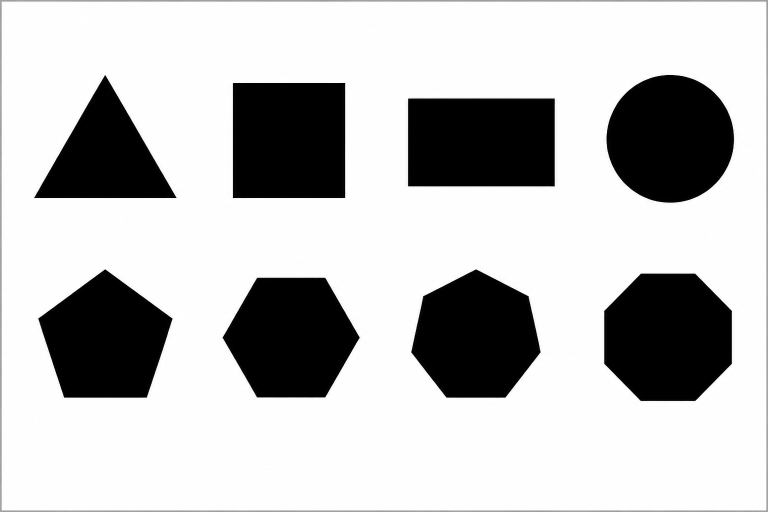
#> input picture images/shapes.png, 1536 x 1024 px, found by its file name (shown at 1/2 size)
$ python main.py
#> lines starting #> are read from the running program, lines starting #| are printed output that depends on the picture; after the words box and inside, x2 and y2 are one past the last pixel; in counts of white or black regions, pixels touching at a corner belong together
import cv2

# Read Image
img = cv2.imread("Projects/Shape-Detection-System/images/shapes.png")
#> img is the input picture: shape (1024, 1536, 3); mean B, G, R 190.1, 190.1, 190.2

if img is None:
  print("Error: Image not found!")
  exit()


# Copy image for drawing
output = img.copy()


# Convert to Grayscale
gray = cv2.cvtColor(img, cv2.COLOR_BGR2GRAY)


# Apply Gaussian Blur
blur = cv2.GaussianBlur(gray, (5, 5), 0)


# Apply Threshold
_, thresh = cv2.threshold(blur, 127, 255, cv2.THRESH_BINARY_INV)
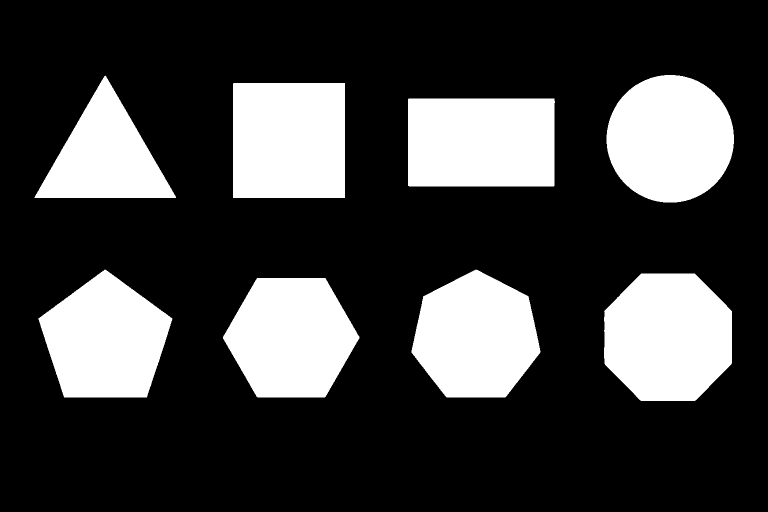
#> thresh: shape (1024, 1536) (shown at 1/2 size); 24.7% white; 8 white regions


# Find Contours
contours, _ = cv2.findContours(thresh, cv2.RETR_EXTERNAL, cv2.CHAIN_APPROX_SIMPLE)
#> contours = 8 contours; box (x1, y1, x2, y2) and area: (1208, 547, 1464, 802) 53741, (816, 197, 1110, 373) 51102, (466, 166, 690, 396) 51066, (1213, 150, 1468, 405) 50676, (446, 556, 719, 795) 48674, (823, 539, 1081, 795) 48628, (77, 539, 345, 795) 47162, (69, 151, 352, 396) 34805
shape_count = 0


# Process Every Contour
for contour in contours:

    #Ignore tine noise
    area = cv2.contourArea(contour)

    if area < 500:
       continue

    shape_count += 1

    perimeter = cv2.arcLength(contour, True)

    # Approximate contour
    epsilon = 0.02 * perimeter

    approx = cv2.approxPolyDP(contour, epsilon, True)
    corners = len(approx)

    # Bounding Rectangle
    x, y, w, h = cv2.boundingRect(approx)

    # Detect Shape
    if corners == 3:
       shape = "Triangle"
    elif corners == 4:
        aspect_ratio = w / float(h)
        if 0.95 <= aspect_ratio <= 1.05:
            shape = "Square"
        else:
           shape = "Rectangle"
    elif corners == 5:
        shape = "Pentagon"
    elif corners == 6:
        shape = "Hexagon"
    else:
       shape = "Circle"


    #Draw Contour
    cv2.drawContours(output, [approx], -1, (255, 0, 0), 3)

    # Draw Bounding Rectangle
    cv2.rectangle(output, (x, y), (x + w, y + h), (0, 255, 0), 2)

    # Display Shape Name
    cv2.putText(output, shape, (x, y - 10), cv2.FONT_HERSHEY_SIMPLEX, 0.7, (0, 0, 255), 2)

    # Display Number of Corners
    cv2.putText( output, f"Corners: {corners}", (x, y + h + 20), cv2.FONT_HERSHEY_SIMPLEX, 0.5, (255, 255, 0), 2)


    # Print Information
    print("=" * 40)
    print(f"Shape {shape_count}")
    print(f"Detected Shape : {shape}")
    print(f"Corners        : {corners}")
    print(f"Area           : {area:.2f}")
    print(f"Perimeter      : {perimeter:.2f}")
#> this loop made 8 passes
#> (area, perimeter, epsilon, approx, corners, x, y, w) on passes 5 to 6: (51101.5, 933.1, 18.66, [[816, 198], [816, 371], [1108, 371], [1108, 197]], 4, 816, 197, 293), (51066.5, 903.4, 18.07, [[467, 166], [466, 395], [689, 395], [689, 166]], 4, 466, 166, 224)
#> (area, perimeter, epsilon, approx, corners, x, y, w) on pass 7: (34805, 886.8, 17.74, [[351, 393], [210, 151], [69, 395]], 3, 69, 151, 283)
#> (printed output is left out)
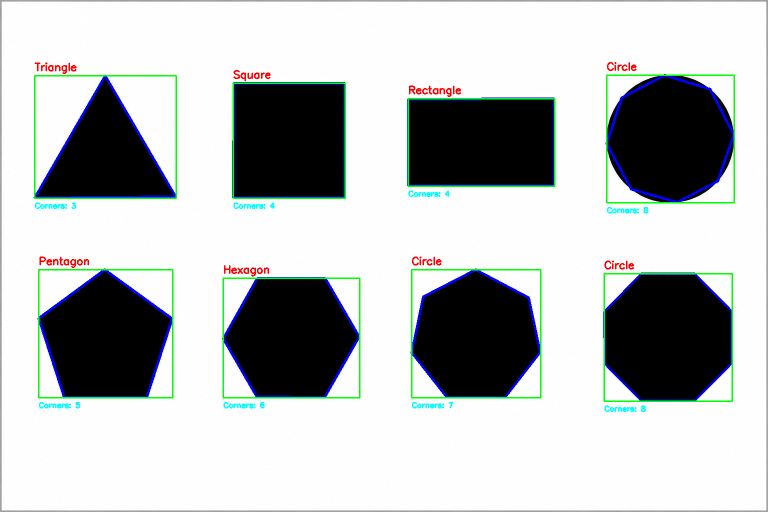
#> output: shape (1024, 1536, 3) (shown at 1/2 size); 3.61% of pixels changed, all inside (x1, y1, x2, y2) = (67, 124, 1470, 824)
#> after the loop, shape_count = 8

print("=" * 40)
print(f"Total Shapes Detected : {shape_count}")
#| Total Shapes Detected : 8


# Save Output
cv2.imwrite("Projects/Shape-Detection-System/output/result.png", output)

# Show Images
size = (600, 400)

cv2.imshow("Original", cv2.resize(img, size))
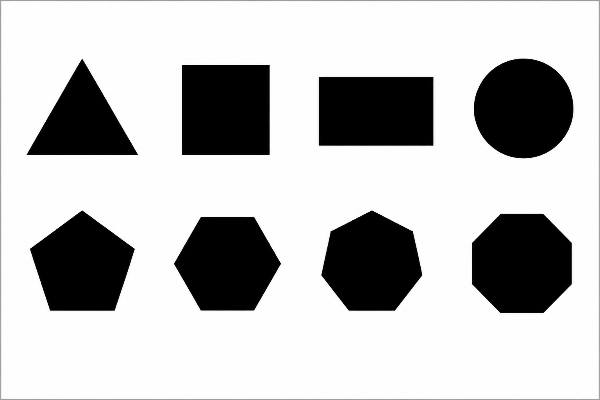
#> window 'Original': shape (400, 600, 3); mean B, G, R 190.2, 190.1, 190.2
cv2.imshow("Gray", cv2.resize(gray, size))
cv2.imshow("Blur", cv2.resize(blur, size))
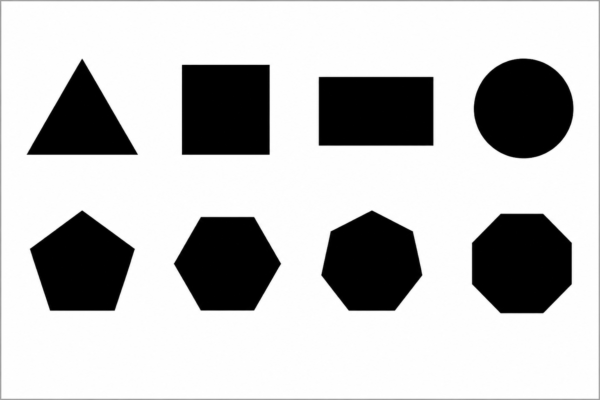
#> window 'Blur': shape (400, 600); min 0, max 255, mean 190.1
cv2.imshow("Threshold", cv2.resize(thresh, size))
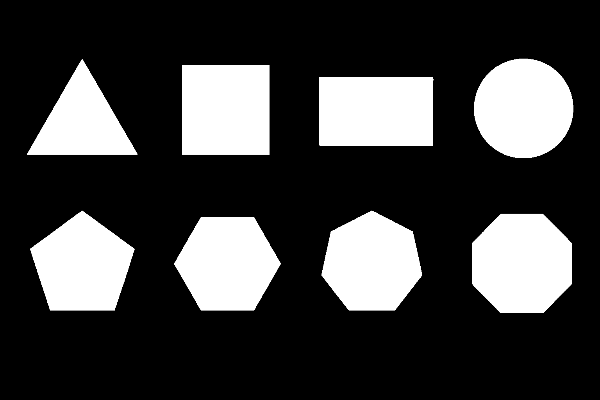
#> window 'Threshold': shape (400, 600); min 0, max 255, mean 63.1
cv2.imshow("Shape Detection", cv2.resize(output, size))
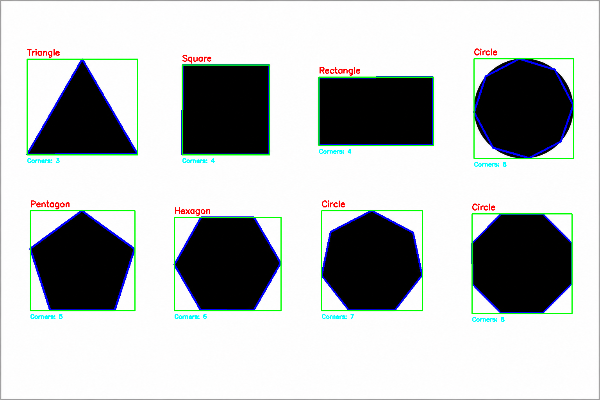
#> window 'Shape Detection': shape (400, 600, 3); mean B, G, R 189.3, 189.4, 185.7

cv2.waitKey(0)
cv2.destroyAllWindows()
